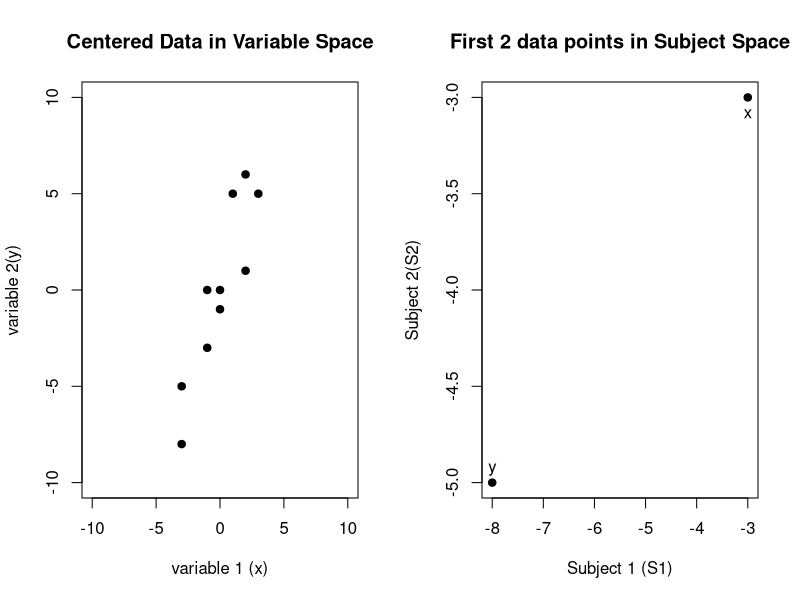

Source code (R):
# Name: vectors.R
# Auth: uhkniazi
# Date: 09/08/2017
# Desc: vectors, matrices and others - blog related script

p.old = par()

df = data.frame(x = c(-3,-3,-1,-1,0,0,1,2,2,3), 
                y = c(-8,-5,-3,0,-1,0,5,1,6,5))
row.names(df) = paste0('S', 1:10)

par(mfrow=(c(1,2)))

plot(df$x, df$y, xlim=c(-10, 10), ylim=c(-10, 10), main='Centered Data in Variable Space',
     xlab='variable 1 (x)', ylab='variable 2(y)', pch=19)

df2 = data.frame(t(df))

plot(df2$S1, df2$S2, main='First 2 data points in Subject Space',
     xlab='Subject 1 (S1)', ylab='Subject 2(S2)', pch=19)
text(df2$S1, df2$S2, labels = c('x', 'y'), adj = 2, pos = c(1,3))

rad2deg = function(rad) {(rad * 180) / (pi)}
deg2rad = function(deg) {(deg * pi) / (180)}

cor(df$x, df$y); angleRad = acos(cor(df$x, df$y)); 
rad2deg(acos(cor(df$x, df$y)))

## coordinates for vector X
magX = norm(df$x, '2')
ptX = c(x=magX * cos(0), y=magX * sin(0))

magY = norm(df$y, '2')
ptY = c(x=magY * cos(angleRad), y=magY * sin(angleRad))

apply(df, 2, sd)

lincomb = function(x, y){
  return(3*x - 2*y)
}

lincomb(c(2,1), c(-1,3))

## define 2 vectors
x = c(2,1); y = c(-1, 3)

## dot product 
t(x) %*% y
## magnitude x
norm(x, '2')
## or
sqrt(t(x) %*% x)
## magnitude y
norm(y, '2')
## calculate cosine of angle
1/( 2.236068 * 3.162278)
## convert this to the angle
acos(0.1414213)
## convert it to degrees
rad2deg(1.428899)





